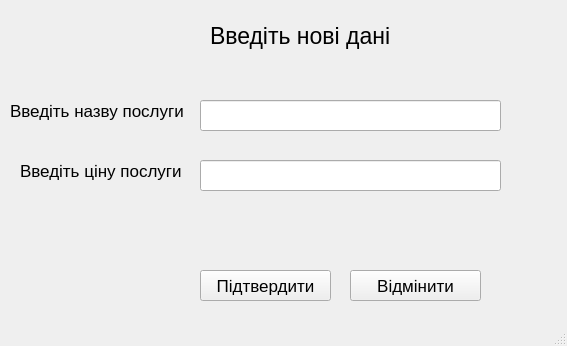
<?xml version="1.0" encoding="UTF-8"?>
<ui version="4.0">
 <class>MainWindow</class>
 <widget class="QMainWindow" name="MainWindow">
  <property name="geometry">
   <rect>
    <x>0</x>
    <y>0</y>
    <width>567</width>
    <height>346</height>
   </rect>
  </property>
  <property name="windowTitle">
   <string>MainWindow</string>
  </property>
  <widget class="QWidget" name="centralwidget">
   <widget class="QLabel" name="label">
    <property name="geometry">
     <rect>
      <x>210</x>
      <y>20</y>
      <width>221</width>
      <height>31</height>
     </rect>
    </property>
    <property name="font">
     <font>
      <pointsize>17</pointsize>
     </font>
    </property>
    <property name="text">
     <string>Введіть нові дані</string>
    </property>
   </widget>
   <widget class="QLabel" name="label_3">
    <property name="geometry">
     <rect>
      <x>20</x>
      <y>140</y>
      <width>191</width>
      <height>61</height>
     </rect>
    </property>
    <property name="font">
     <font>
      <pointsize>13</pointsize>
     </font>
    </property>
    <property name="text">
     <string>Введіть ціну послуги</string>
    </property>
   </widget>
   <widget class="QLabel" name="label_2">
    <property name="geometry">
     <rect>
      <x>10</x>
      <y>80</y>
      <width>181</width>
      <height>61</height>
     </rect>
    </property>
    <property name="font">
     <font>
      <pointsize>13</pointsize>
     </font>
    </property>
    <property name="text">
     <string>Введіть назву послуги</string>
    </property>
   </widget>
   <widget class="QPushButton" name="submit_button">
    <property name="geometry">
     <rect>
      <x>200</x>
      <y>270</y>
      <width>131</width>
      <height>31</height>
     </rect>
    </property>
    <property name="font">
     <font>
      <pointsize>13</pointsize>
     </font>
    </property>
    <property name="text">
     <string>Підтвердити</string>
    </property>
   </widget>
   <widget class="QPushButton" name="cancel_button">
    <property name="geometry">
     <rect>
      <x>350</x>
      <y>270</y>
      <width>131</width>
      <height>31</height>
     </rect>
    </property>
    <property name="font">
     <font>
      <pointsize>13</pointsize>
     </font>
    </property>
    <property name="text">
     <string>Відмінити</string>
    </property>
   </widget>
   <widget class="QLineEdit" name="name_field">
    <property name="geometry">
     <rect>
      <x>200</x>
      <y>100</y>
      <width>301</width>
      <height>31</height>
     </rect>
    </property>
    <property name="font">
     <font>
      <pointsize>11</pointsize>
     </font>
    </property>
   </widget>
   <widget class="QLineEdit" name="price_field">
    <property name="geometry">
     <rect>
      <x>200</x>
      <y>160</y>
      <width>301</width>
      <height>31</height>
     </rect>
    </property>
    <property name="font">
     <font>
      <pointsize>11</pointsize>
     </font>
    </property>
    <property name="inputMask">
     <string/>
    </property>
   </widget>
  </widget>
  <widget class="QStatusBar" name="statusbar"/>
 </widget>
 <resources/>
 <connections/>
</ui>
